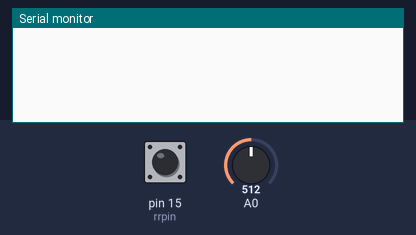
The sketch below on a simulated Arduino Uno, built with avr-gcc and run on an emulated ATmega328P. On the bench: the last lines printed to the serial monitor. The inputs (shaded band) are chosen by the test bench; at power-on: pin 15 (rrpin) HIGH, A0 = 512.

Above: at 1.2 s.
1.3 s: pin 15 (rrpin) pulled LOW for 0.15 s
At 2.3 s:
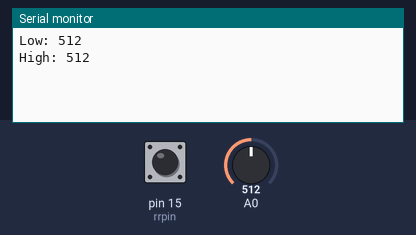
2.9 s: pin 15 (rrpin) pulled LOW for 1 s
At 5.1 s:
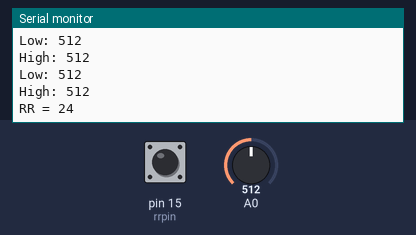

Measured:
- after the input at 1.3 s, the serial monitor: prints a new line at once (image 1)
- after the input at 2.9 s, the serial monitor: prints a new line after 1.0 s (image 2)

The sketch:

respiratory.ino
```cpp
int flag=0;
unsigned long a;
unsigned long T1;
unsigned long T2;
int rrpin = 15;

void setup() {
  // put your setup code here, to run once:
Serial.begin(9600);
pinMode(rrpin, INPUT_PULLUP);
}

void loop() {
  // put your main code here, to run repeatedly:
/*  a=0;
while (a == 0)
  {
    Serial.println(analogRead(A0));
    if (analogRead(A0) <590 and flag == 0)
    {Serial.print("Low: "); Serial.println(analogRead(A0));
      flag = 1;

    }
     else if (analogRead(A0) >=610 and flag == 1)
    {Serial.print("High: "); Serial.println(analogRead(A0));
      T1 = millis();
      flag = 2;

    }
    else if (analogRead(A0) < 590 and flag == 2)
    { Serial.print("Low: "); Serial.println(analogRead(A0));

      flag = 3;
    }
    else if (analogRead(A0) >= 610 and flag == 3)
    { Serial.print("High: "); Serial.println(analogRead(A0));
      T2 = millis();
      unsigned long Time = T2 - T1;
      unsigned long respRate = 60000L;
      respRate = respRate / Time;
      Serial.print("RR = ");
      Serial.println(respRate);
      flag = 0;

      a = respRate;
      delay(3000);

    }
  }*/
 int sensorVal = digitalRead(rrpin);
if (sensorVal == LOW and flag == 0)
    {Serial.print("Low: "); Serial.println(analogRead(A0));
      flag = 1;
      delay(20);
    }
     else if (sensorVal == HIGH and flag == 1)
    {Serial.print("High: "); Serial.println(analogRead(A0));
      T1 = millis();
      flag = 2;
      delay(20);

    }
    else if (sensorVal == LOW and flag == 2)
    { Serial.print("Low: "); Serial.println(analogRead(A0));

      flag = 3;
      delay(20);
    }
    else if (sensorVal == HIGH and flag == 3)
    { Serial.print("High: "); Serial.println(analogRead(A0));
      T2 = millis();
      unsigned long Time = T2 - T1;
      unsigned long respRate = 60000L;
      respRate = respRate / Time;
      Serial.print("RR = ");
      Serial.println(respRate);
      flag = 0;
      delay(20);
      a = respRate;
      //delay(3000);

    }
}
```
